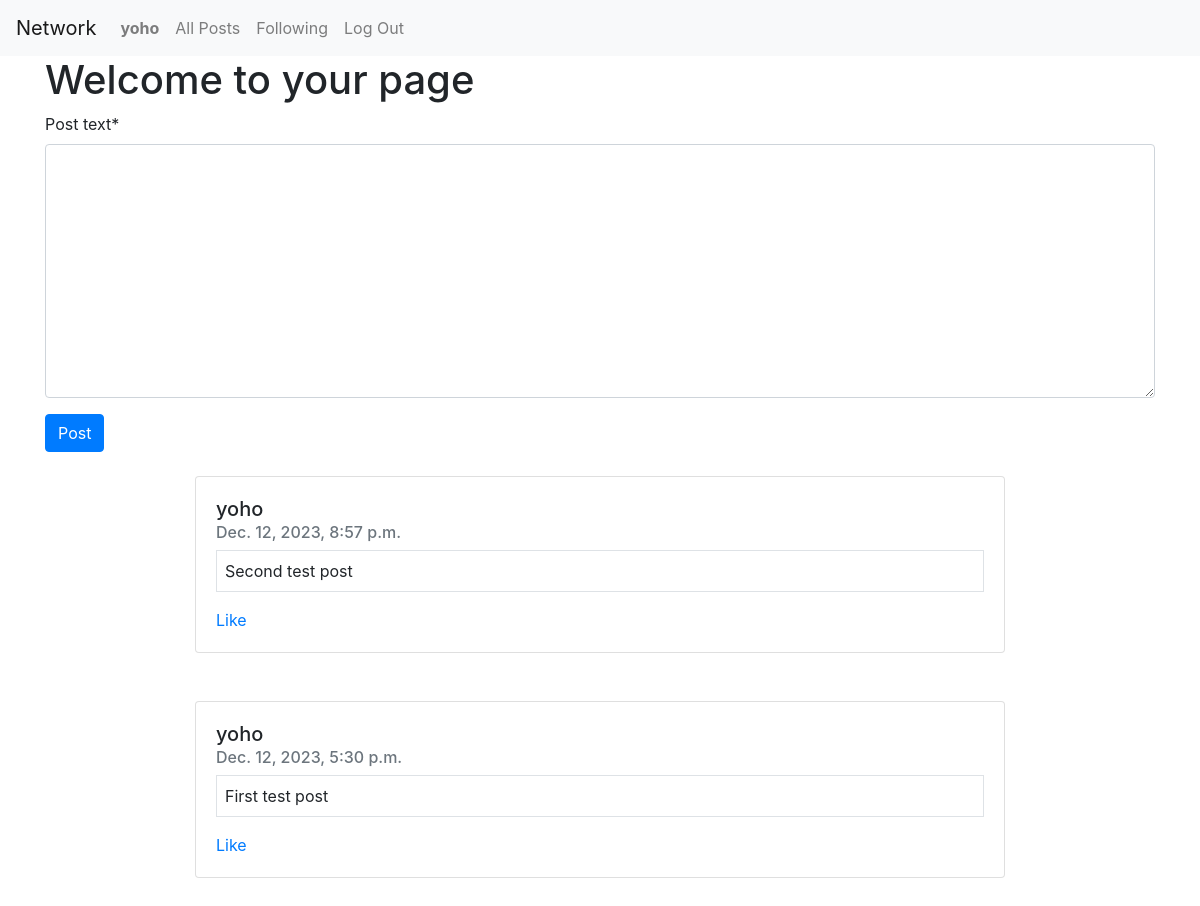
Before: / (signed in) with the older database file.
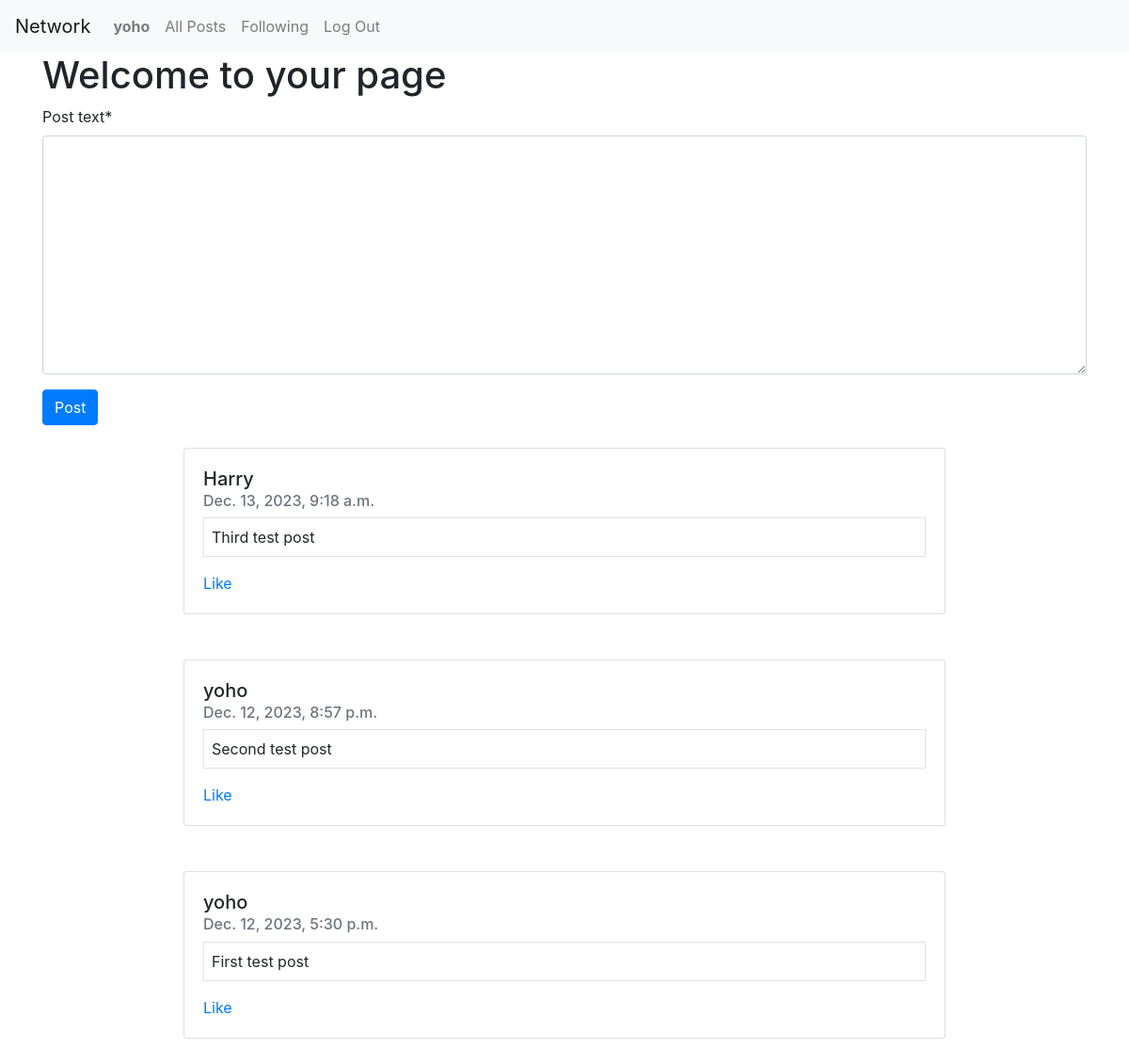
After: the same page with the newer database file.
### network/models.py (models this page shows)
class NewPost(models.Model):
    user = models.ForeignKey(User, on_delete=models.CASCADE, related_name="new_posts")
    post_text = models.TextField(max_length=250)
    date = models.DateTimeField(auto_now_add=True)
    def __str__(self):
        return f"{self.date} by {self.user}"

class User(AbstractUser):
    pass

### network/views.py (the view)
# urls.py: path("", views.index, name="index"),
def index(request):
    if request.method == "POST":
        f = NewPostForm(request.POST)
        if f.is_valid():
            instance = f.save(commit=False)
            instance.user = request.user
            instance.save()
        return(HttpResponseRedirect(reverse("index")))
    else:
        all_posts = NewPost.objects.order_by('-date')
        print(type(all_posts), ' - ', all_posts)
        f = NewPostForm()
        return render(request, "network/index.html", {
            "NewPostForm": f,
            "all_posts": all_posts
        })

### network/forms.py
class NewPostForm(ModelForm):
    class Meta:
        model = NewPost
        fields = ["post_text"]

### network/templates/network/index.html
{% extends "network/layout.html" %}
{% load crispy_forms_tags %}
{% block body %}
    <div class="container">
    {% if user.is_authenticated %}
        <h1>Welcome to your page</h1>
        <form action="{% url 'index' %}" method="post">
            <div class="form-group">
                {% crispy NewPostForm %}
                <input type="submit" value="Post" class="btn btn-primary mb-2">
            </div>
        </form>
        <div class="container">
            {% for post in all_posts %}
                <div class="card mx-auto w-75 mb-5" style="width: 18rem;">
                    <div class="card-body">
                        <h5 class="cartd-title">{{ post.user }}</h5>
                        <h6 class="card-subtitle mb-2 text-muted">{{ post.date }}</h6>
                        <p class="card-text border p-2">{{ post.post_text }}</p>
                        <a href="#" class="card-link">Like</a>
                    </div>
                </div>
            {% endfor %}
        </div>
    {% endif %}
    </div>
{% endblock %}

Changed rows visible on the page:
added NewPost: user "Harry", date "Dec. 13, 2023, 9:18 a.m.", post_text "Third test post"
